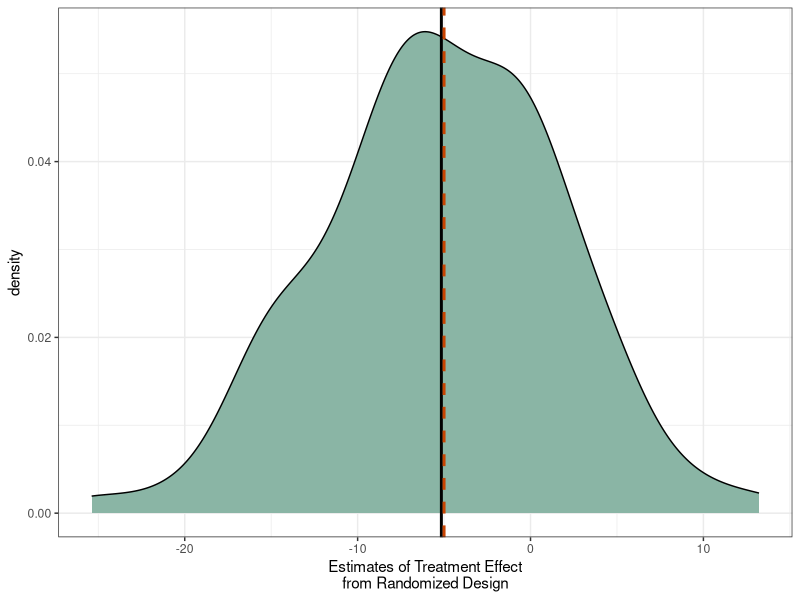
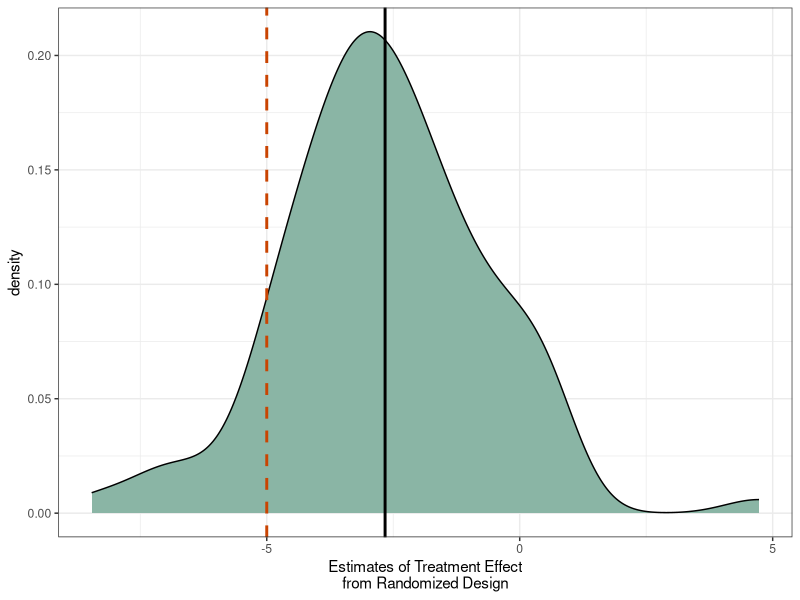
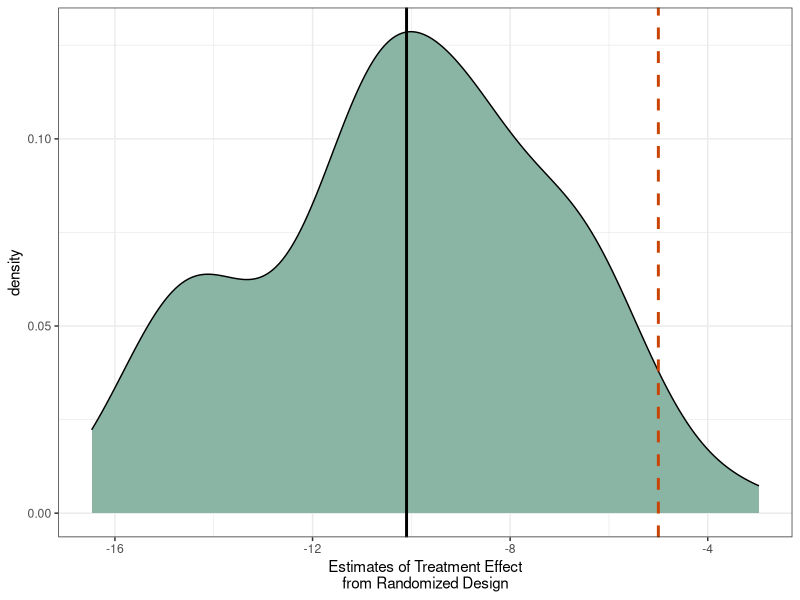
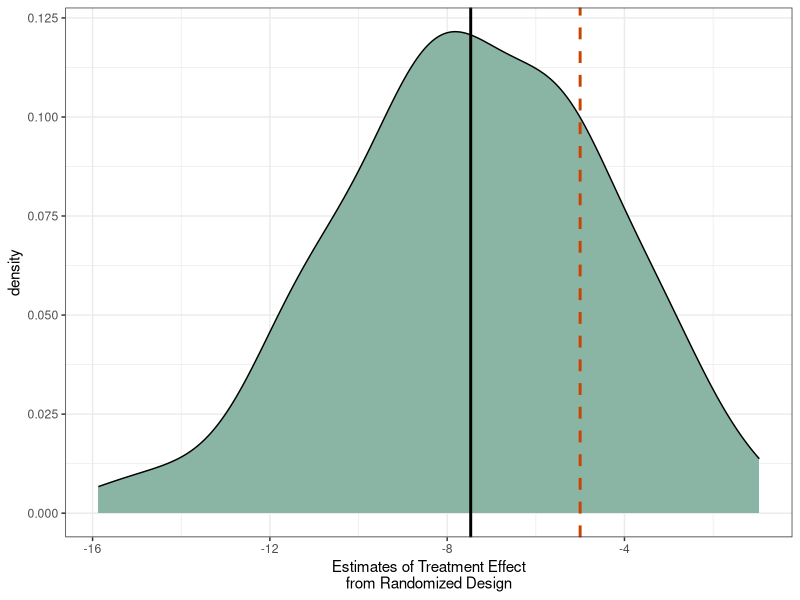

The R source for these figures, in order: (Note: this script raises an error after producing the figures.)
## Causal inference: "Breaking" RCT:

library(tidyverse) ## You need these two packages
library(broom)



## We are interested in the effect of bison reintroduction on soil carbon sequestration.
# However, let's say we know that there are many other drivers of soil carbon in natural settings (e.g., precip, soil type) that could confound our estimates of bison on soil C, so we decide to do an experiment, using fences to exclude bison.


### 1) Randomized treatment assignment: #######
#First, let's explore how an additional driver of soil C (precip) influences estimation of the treatment effect in a randomized design:

# Make some vectors to store our simulation results
ate_random <- c() # ATE = average treatment effect
sig_random <- c() # We will also store our p-values


set.seed(1234)

# Our loop to simulate experiment occurring 100 times with the following scenario:

for (i in 1:100) {  ## For i in 100 simulations of fake data
    N <- 12 # Set sample size to 12 plots.
    
    # Sample size is divided among our 2 treatment levels (1=fenced; 0=unfenced)
    fenced <- rep(c(0,1), N/2)
    
    # precipitation varies from 1cm to 5cm in our study area. 
    # (runinf() generates random draws from the uniform distribution).
    precip <- runif(N, min=1, max=5) 
    
    # Now, let's make a fake response variable, based on our generative model: 
    ## Fencing exclosures influence soil carbon with a "true" effect of -5 
    ## (removing bison reduces carbon)
    ## HOWEVER, there is no relationship between bison and precip at this time (Randomized!)
    
    mu <- 10 + 10*precip - 5*fenced ## This is B0 + B1*X1 + B2*X2
    sigma <- 5 ## this is the sd for our normal distribution
    carbon <- rnorm(N, mu, sigma)  ## This simulates carbon using the normal probability distribution
    random.design <- data.frame(precip, fenced, carbon) ## Make it into a dataframe

  # Fit model that ignores precipitation. Just condition on the bison fencing treatment:
    mymodel <- lm(carbon~fenced, data=random.design)
    
    # Extract estimates for treatment effect & p-vals
    ate_random[i] <- coef(mymodel)["fenced"]
    sig_random[i] <- tidy(mymodel)$p.value[2] <= .05
}


# If we randomize, can we accurately estimate the true effect of species richness without including precip, which is also a driver of soil C?
## This plot will show us, across all 100 simulations of 'fake data' which estimates of the treatment effect we ended up with...

## Plot the treatment effect:
tibble(ate = ate_random) %>%
  ggplot(., aes(ate)) + 
  geom_density(fill="#8ab5a5") + # density plot for our estimates of ATE
  # Aesthetic stuff below:
  geom_vline(aes(xintercept=mean(ate_random)), size=1) + # plot a line for the mean est.
  geom_vline(aes(xintercept=-5), # plot a line for the true effect
             linetype="dashed", color="#c94402", size=1) +
  theme_bw()+
  xlab("Estimates of Treatment Effect\nfrom Randomized Design")


## How often did we detect a "significant" effect?
sum(sig_random)/100


## Discuss:
## 1a) How well does this "perfectly" randomized design estimate the true treatment effect?
## 1b) Try it!: Add precip to the model (AFTER fenced) above and re-run the loop. Does adding the precip variable to our model change the estimates of the treatment effects? Why or why not? Does it change the number of times we detect a "significant" effect?


  
  
### 2) Breaking RCT assumptions: Confounding ######

# Let's add a confound to our scenario, using the same loop as above, with two small changes:
set.seed(12345)

for (i in 1:100) {  
    N <- 12 
    
    ## Confounder = Microbial activity
    microbes <- runif(N, min=0, max=1) ##
    ### Now, let's make microbes covary with bison fencing treatment
    fenced <- rep(c(0,1), N/2) + round(microbes)
    
    ## Everything below is the same as before:
    mu <- 10 + 10*microbes - 5*fenced # Microbes also impacts the response...
    sigma <- 5 
    carbon <- rnorm(N, mu, sigma)  
    random.design <- data.frame(microbes, fenced, carbon) 
    
    # Fit model that ignores the confounder, microbes. Just an effect for treatment.
    mymodel <- lm(carbon~fenced, data=random.design)
    
    # Extract estimates for treatment effect & p-vals
    ate_random[i] <- coef(mymodel)["fenced"] 
    sig_random[i] <- tidy(mymodel)$p.value[2] <= .05
  }
  

#Plot the treatment effect:
tibble(ate = ate_random) %>%
    ggplot(., aes(ate)) + 
    geom_density(fill="#8ab5a5") + # density plot for treatment effect
    # Aesthetic stuff below:
    geom_vline(aes(xintercept=mean(ate_random)), size=1) + # plot a line for the mean est.
    geom_vline(aes(xintercept=-5), # plot a line for the true effect
               linetype="dashed", color="#c94402", size=1) +
    theme_bw()+
    xlab("Estimates of Treatment Effect\nfrom Randomized Design")
  

## Discuss:
## 2) How does the omitted confounder challenge estimation of the treatment effect? What would you add to result in an unbiased treatment effect?




### 3) Breaking RCT assumptions: Excludability Violation ######
# Let's add a competing "mediator" to our scenario:
set.seed(1234)

for (i in 1:100) {  
  N <- 12 

  ### Make a single fencing treatment variable that acts on 
  ## both bison abundance and rabbit abundance, 
  ## which are the direct mechanisms impacting soil carbon:
  
  fenced <- rep(c(0,1), N/2) 
  bison <- runif(N, min=0, max=1) - fenced # Fences reduce bison
  rabbits <- runif(N, min=0, max=1) - fenced # Fences reduce rabbits
  
  mu <- 10 + 5*rabbits + 5*bison # Both bison and rabbits will impact our response:
  sigma <- 5 
  carbon <- rnorm(N, mu, sigma)  
  random.design <- data.frame(rabbits, bison, fenced, carbon) 
  
  # Fit model that ignores the mediator, rabbits. Just an effect for treatment.
  mymodel <- lm(carbon~fenced, data=random.design)
  
  # Extract estimates for treatment effect & p-vals
  ate_random[i] <- coef(mymodel)["fenced"] 
  sig_random[i] <- tidy(mymodel)$p.value[2] <= .05
}


## Plot the treatment effects:
tibble(ate = ate_random) %>%
  ggplot(., aes(ate)) + 
  geom_density(fill="#8ab5a5") + # density plot for treatment effect
  # Aesthetic stuff below:
  geom_vline(aes(xintercept=mean(ate_random)), size=1) + # plot a line for the mean est.
  geom_vline(aes(xintercept=-5), # plot a line for the true effect
             linetype="dashed", color="#c94402", size=1) +
  theme_bw()+
  xlab("Estimates of Treatment Effect\nfrom Randomized Design")


## Discuss:
## 3a) How does the unaccounted mediator influence estimation of the effects of bison?
## 3b) What would you need to add to this model to estimate an unbiased effect of bison?




### 4) SUTVA violations and "noncompliance" ######
# SUTVA encompasses: No multiple versions of treatment and no "spillover" or interference.
# Non-Compliance functionally acts on the same mechanisms...

## All three of these result in scenarios in which the treatment differs from the one we actually record (0/1 for fenced/not) -- fenced plots actually receive bison herbivory when they shouldn't (i.e., noncompliance), or unfenced areas are accidentally excluded from herbivory because of neighboring fences (i.e., interference), or fences are differently effective in different areas (i.e., multiple treatments)...

## Since these functionally do similar things, we'll focus on one: "Interference"


for (i in 1:100) {  
  N <- 12 
  fenced <- rep(c(0,1), N/2) # Plots are fenced or not... but....
  
  ## Neighboring fences interfere with bison activity at unfenced plots...
  # Find each plot's two neighbors on the ring (plot 1 and plot 12 touch)
  left  <- c(N, 1:(N - 1))
  right <- c(2:N, 1)
  fenced_neighbors <- fenced[left] + fenced[right]   # 0, 1, or 2
  spill <- 0.25   # + : bison pushed out of fenced plots crowd into unfenced neighbors
  
  baseline <- runif(N, min = 0.5, max = 1.5) # Bison a plot would have with no fences anywhere
  
  # Spillover only reaches UNFENCED plots, from each FENCED neighbor
  spillover <- spill * fenced_neighbors * (1 - fenced)
  
  # Fenced plots exclude bison entirely; unfenced plots get baseline + spillover
  bison <- (1 - fenced) * baseline + spillover

  mu <- 10 + 5*bison
  sigma <- 5
  carbon <- rnorm(N, mu, sigma)
  random.design <- data.frame(fenced, fenced_neighbors, bison, carbon)
  
  # Standard experimental analysis: fenced vs. unfenced plots
  mymodel <- lm(carbon ~ fenced , data = random.design)
  # Extract estimates for treatment effect & p-vals
  ate_random[i] <- coef(mymodel)["fenced"] # (2nd coefficient is our treatment)
  sig_random[i] <- tidy(mymodel)$p.value[2] <= .05
}


## Plot the treatment effect:
tibble(ate = ate_random) %>%
  ggplot(., aes(ate)) + 
  geom_density(fill="#8ab5a5") + # density plot for treatment effect
  # Aesthetic stuff below:
  geom_vline(aes(xintercept=mean(ate_random)), size=1) + # plot a line for the mean est.
  geom_vline(aes(xintercept=-5), # plot a line for the true effect
             linetype="dashed", color="#c94402", size=1) +
  theme_bw()+
  xlab("Estimates of Treatment Effect\nfrom Randomized Design")


## Discuss:
## 4a) Fencing was randomized, so the fenced and unfenced plots are alike on average. Why does the estimate still miss the effect of fencing the whole landscape by about half?
## 4b) Try It! What would you need to add to this model to estimate an unbiased effect of fencing?





# BONUS: This simulation demonstrates the implications of measurement error in the treatment (no noncompliance):


for (i in 1:100) { 
  N <- 12 
  fenced <- rep(c(0,1), N/2)
  precip <- runif(N, min=1, max=5)
  
  ## add measurement error to treatment by setting some to zero
  reps_to_zero <- sample(length(fenced), 2)
  fenced_noncompliant[reps_to_zero] <- 0  
  mu <- 10 + 10*precip - 5*fenced_noncompliant
  
  sigma <- 5 
  carbon <- rnorm(N, mu, sigma)  
  random.design <- data.frame(precip, fenced, carbon) 
  mymodel <- lm(carbon~fenced, data=random.design)
  ate_random[i] <- coef(mymodel)["fenced"]
  sig_random[i] <- tidy(mymodel)$p.value[2] <= .05
}



## Plot the treatment effect:
tibble(ate = ate_random) %>%
  ggplot(., aes(ate)) + 
  geom_density(fill="#8ab5a5") + # density plot for treatment effect
  # Aesthetic stuff below:
  geom_vline(aes(xintercept=mean(ate_random)), size=1) + # plot a line for the mean est.
  geom_vline(aes(xintercept=-5), # plot a line for the true effect
             linetype="dashed", color="#c94402", size=1) +
  theme_bw()+
  xlab("Estimates of Treatment Effect\nfrom Randomized Design")
